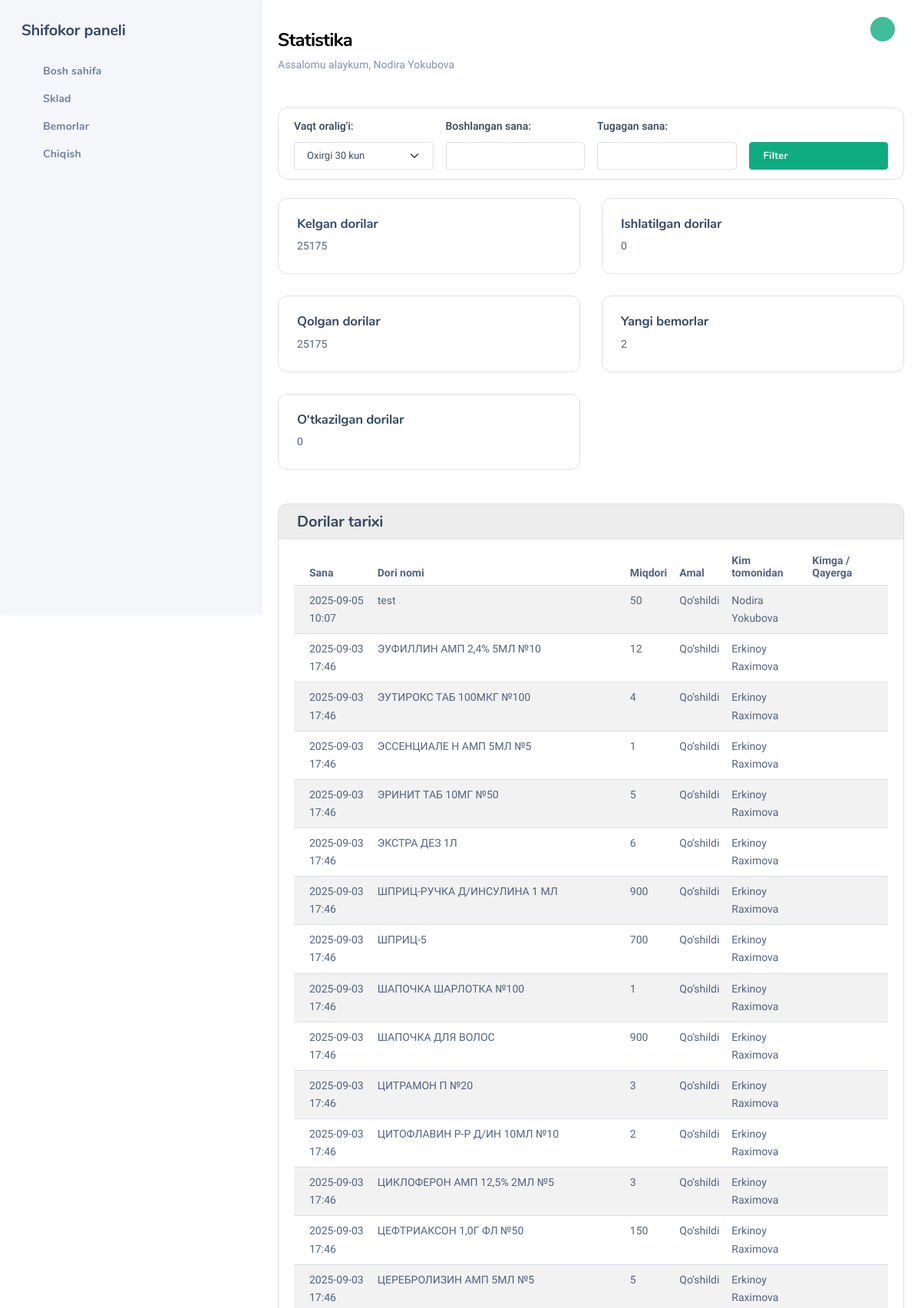
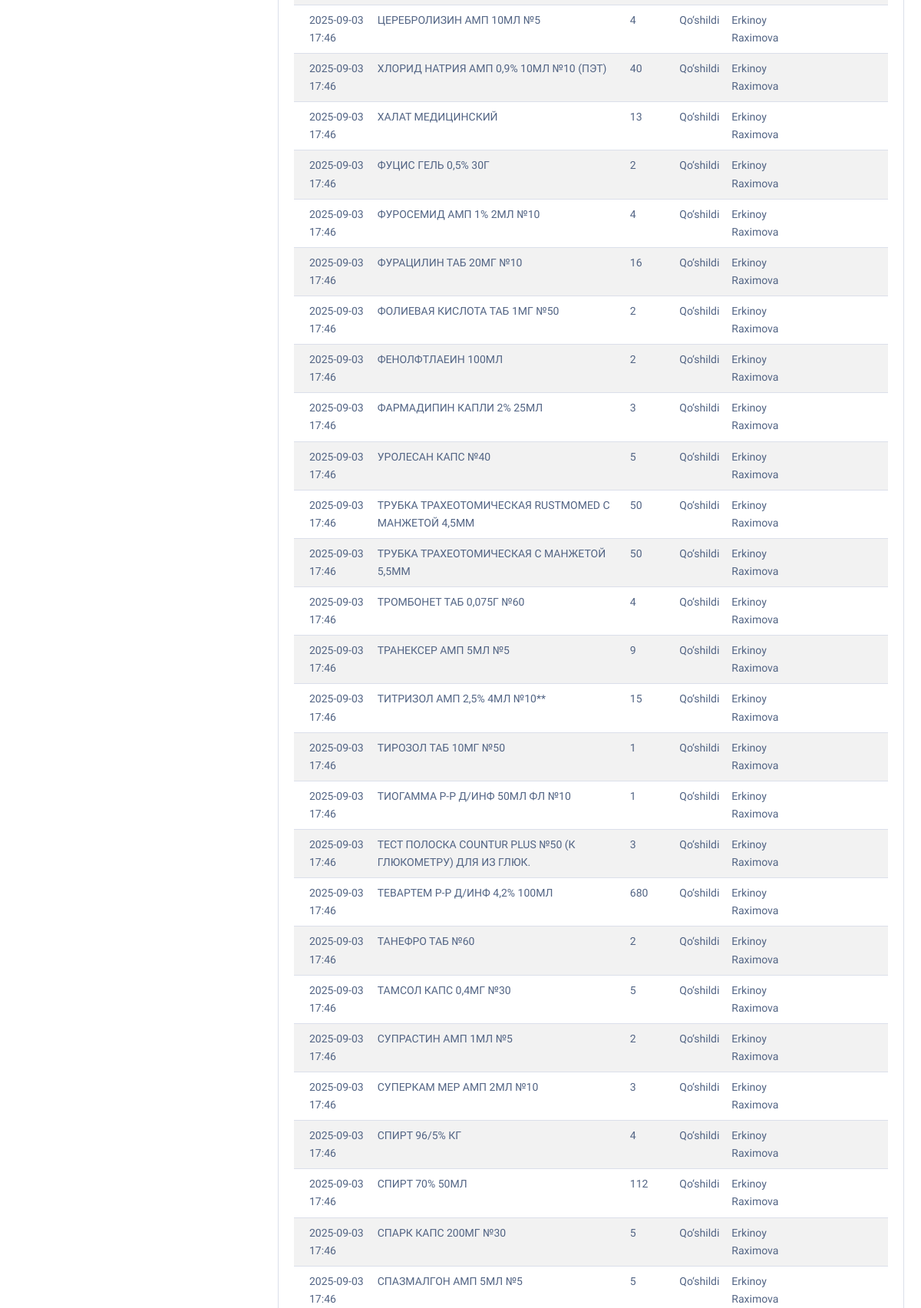
/stats/ (signed in, upper part), run on the app's committed database (2 pictures, top to bottom).
### main/models.py (models this page shows, shortened)
class CustomUser(AbstractUser):
    ROLE_CHOICES = (
        ('admin', 'Admin'),
        ('staff', 'Staff'),
        ('doctor', 'Doctor'),
    )
    role = models.CharField(max_length=20, choices=ROLE_CHOICES, default='staff')
    place = models.ManyToManyField(Place, blank=True)
    who = models.CharField(max_length=100, blank=True, null=True)
    class Meta:
        verbose_name = "Foydalanuvchi"
        verbose_name_plural = "Foydalanuvchilar"

class MedicineHistory(models.Model):
    ACTION_CHOICES = (
        ('added', 'Qo‘shildi'),
        ('transferred', 'Chiqarildi'),
    )
    medicine = models.ForeignKey(Medicine, on_delete=models.CASCADE)
    user = models.ForeignKey(CustomUser, on_delete=models.CASCADE)  # kim amalga oshirgan
    to_user = models.ForeignKey(CustomUser, on_delete=models.CASCADE, blank=True, null=True, related_name='received_medicine')
    to_patient = models.ForeignKey(Patient, on_delete=models.CASCADE, blank=True, null=True, related_name="received_medicines")  # CustomUser emas # agar chiqarilgan bo‘lsa
    quantity = models.IntegerField()
    action = models.CharField(max_length=20, choices=ACTION_CHOICES)
    to_place = models.ForeignKey(Place, on_delete=models.SET_NULL, null=True, blank=True)
    created_at = models.DateTimeField(auto_now_add=True)
    class Meta:
        ordering = ['-created_at']
        verbose_name = "Dori tarixi"
        verbose_name_plural = "Dori tarixi"

class Medicine(models.Model):
    CATEGORY_CHOICES = [
        ('---', '---'),
        ('tablet', 'Tabletkalar'),
        ('syrup', 'Sirop'),
        ('vitamin', 'Vitamin'),
        ('inhaler', 'Ingalator'),
    ]
    name = models.CharField(max_length=100)
    generic_name = models.CharField(max_length=100, blank=True, null=True)
    weight = models.CharField(max_length=50, blank=True, null=True)
    category = models.CharField(max_length=50, choices=CATEGORY_CHOICES, default='---',blank=True,null=True)
    price = models.DecimalField(max_digits=10, decimal_places=2)  # Quti narxi
    box_quantity = models.PositiveIntegerField(default=1)  # Qutidagi dona soni
    quantity = models.PositiveIntegerField(default=0)  # Qutining soni (omborda nechta quti bor)
    extra_units = models.PositiveIntegerField(default=0) # Qutilardan tashqari qolgan donalar
    expiry_date = models.DateField(blank=True, null=True)
    owner = models.ForeignKey("CustomUser", on_delete=models.CASCADE, null=True, blank=True)
    created_at = models.DateTimeField(auto_now_add=True)
    place = models.ForeignKey("Place", on_delete=models.CASCADE, null=True, blank=True)
    class Meta:
        ordering = ['-created_at']
        verbose_name = "Dori"
        verbose_name_plural = "Dorilar"

### main/views.py (the view, shortened to what this page needs)
# urls.py: path('stats/',stats_view, name='dashboard_stats'),
@login_required
def stats_view(request):
    start_str = request.GET.get('start_date')
    end_str = request.GET.get('end_date')
    period = request.GET.get('period') or '30'
    today = datetime.today().date()
    if period in ['7', '1', '30'] and not (start_str and end_str):
        if period == '7':
            start_date = today - timedelta(days=7)
            end_date = today
        elif period == '1':
            start_date = end_date = today
        else:  # default 30 kun
            start_date = today - timedelta(days=30)
            end_date = today
    else:
        start_date = today - timedelta(days=30)
        end_date = today
    incoming = Medicine.objects.filter(
        created_at__date__range=(start_date, end_date)
    ).aggregate(total=Sum('quantity'))['total'] or 0
    used = PatientMedicine.objects.filter(
        date__date__range=(start_date, end_date)
    ).annotate(
        total_quantity=ExpressionWrapper(
            F('boxes_given') * F('medicine__box_quantity') + F('units_given'),
            output_field=IntegerField()
        )
    ).aggregate(total=Sum('total_quantity'))['total'] or 0
    transferred = MedicineHistory.objects.filter(
        action='transferred',
        created_at__date__range=(start_date, end_date)
    ).aggregate(total=Sum('quantity'))['total'] or 0
    remaining = Medicine.objects.aggregate(
        total=Sum('quantity')
    )['total'] or 0
    new_patients = Patient.objects.filter(
        created_at__date__range=(start_date, end_date)
    ).count()
    history = MedicineHistory.objects.filter(
        created_at__date__range=(start_date, end_date)
    ).select_related('medicine', 'user', 'to_user', 'to_place').order_by('-created_at')
    context = {
        'incoming': incoming,
        'used': used,
        'transferred': transferred,
        'remaining': remaining,
        'new_patients': new_patients,
        'start_date': start_date,
        'end_date': end_date,
        'period': period,
        'history': history
    }
    return render(request, 'admindashboard.html', context)

### templates/admindashboard.html (shortened to what this page needs)
{% extends "base.html" %}
{% block content %}
<link rel="stylesheet" href="https://cdn.jsdelivr.net/npm/flatpickr/dist/flatpickr.min.css">
<div class="nk-content container-fluid">
  <div class="nk-content-inner">
    <div class="nk-content-body">
      <div class="nk-block-head nk-block-head-sm mb-3">
        <div class="nk-block-between align-items-center">
          <div class="nk-block-head-content">
            <h3 class="nk-block-title page-title">Statistika</h3>
            <div class="nk-block-des text-soft">
              <p>Assalomu alaykum,
                {% if request.user.get_full_name %}
                  {{ request.user.get_full_name }}
                {% else %}
                  {{ request.user.username }}
                {% endif %}
              </p>
            </div>
          </div>
        </div>
      </div>
      <div class="card mb-4">
        <div class="card-body">
          <form method="get" class="row g-3 align-items-end">
            <div class="col-md-3">
              <label class="form-label">Vaqt oralig'i:</label>
              <select name="period" onchange="this.form.submit()" class="form-select">
                <option value="30" {% if period == '30' %}selected{% endif %}>Oxirgi 30 kun</option>
              </select>
            </div>
            <div class="col-md-3">
              <label class="form-label">Boshlangan sana:</label>
              <input type="text" id="start_date" name="start_date"
                    value="{{ request.GET.start_date|default_if_none:'' }}"
                    class="form-control">
            </div>
            <div class="col-md-3">
              <label class="form-label">Tugagan sana:</label>
              <input type="text" id="end_date" name="end_date"
                    value="{{ request.GET.end_date|default_if_none:'' }}"
                    class="form-control">
            </div>
            <div class="col-md-3">
              <button type="submit" class="btn btn-primary w-100">Filter</button>
            </div>
          </form>
        </div>
      </div>
      <div class="nk-block">
        <div class="row g-gs">
          <div class="col-xxl-3 col-sm-6">
            <div class="card"><div class="card-inner"><h6 class="title">Kelgan dorilar</h6><div class="amount">{{ incoming }}</div></div></div>
          </div>
          <div class="col-xxl-3 col-sm-6">
            <div class="card"><div class="card-inner"><h6 class="title">Ishlatilgan dorilar</h6><div class="amount">{{ used }}</div></div></div>
          </div>
          <div class="col-xxl-3 col-sm-6">
            <div class="card"><div class="card-inner"><h6 class="title">Qolgan dorilar</h6><div class="amount">{{ remaining }}</div></div></div>
          </div>
          <div class="col-xxl-3 col-sm-6">
            <div class="card"><div class="card-inner"><h6 class="title">Yangi bemorlar</h6><div class="amount">{{ new_patients }}</div></div></div>
          </div>
          <div class="col-xxl-3 col-sm-6">
            <div class="card"><div class="card-inner"><h6 class="title">O‘tkazilgan dorilar</h6><div class="amount">{{ transferred }}</div></div></div>
          </div>
        </div>
      </div>
      <div class="card mt-5">
        <div class="card-header"><h5>Dorilar tarixi</h5></div>
        <div class="card-body table-responsive">
          <table class="table table-striped">
            <thead>
              <tr>
                <th>Sana</th>
                <th>Dori nomi</th>
                <th>Miqdori</th>
                <th>Amal</th>
                <th>Kim tomonidan</th>
                <th>Kimga / Qayerga</th>
              </tr>
            </thead>
            <tbody>
              {% for item in history %}
              <tr>
                <td>{{ item.created_at|date:"Y-m-d H:i" }}</td>
                <td>{{ item.medicine.name }}</td>
                <td>{{ item.quantity }}</td>
                <td>{{ item.get_action_display }}</td>
                <td>{{ item.user.get_full_name|default:item.user.username }}</td>
                <td>
                </td>
              </tr>
              {% empty %}
              <tr><td colspan="6" class="text-center">Ma'lumot yo‘q</td></tr>
              {% endfor %}
            </tbody>
          </table>
        </div>
      </div>
    </div>
  </div>
</div>
{% endblock %}

### templates/admindashboard.html (style rules this page uses)
h3.nk-block-title.page-title { margin-top: 25px !important; position: relative !important; z-index: 9999 !important; display: block !important; overflow: visible !important; color: black !important; font-size: 24px !important; }

### data on the page
CustomUser: user.get_full_name "Nodira Yokubova"
MedicineHistory: created_at "2025-09-05 10:07", medicine.name "test", quantity "50", action "Qo‘shildi", user.get_full_name "Nodira Yokubova"
MedicineHistory: created_at "2025-09-03 17:46", medicine.name "ЭУФИЛЛИН АМП 2,4% 5МЛ №10", quantity "12", action "Qo‘shildi", user.get_full_name "Erkinoy Raximova"
MedicineHistory: created_at "2025-09-03 17:46", medicine.name "ЭУТИРОКС ТАБ 100МКГ №100", quantity "4", action "Qo‘shildi", user.get_full_name "Erkinoy Raximova"
MedicineHistory: created_at "2025-09-03 17:46", medicine.name "ЭССЕНЦИАЛЕ Н АМП 5МЛ №5", quantity "1", action "Qo‘shildi", user.get_full_name "Erkinoy Raximova"
MedicineHistory: created_at "2025-09-03 17:46", medicine.name "ЭРИНИТ ТАБ 10МГ №50", quantity "5", action "Qo‘shildi", user.get_full_name "Erkinoy Raximova"
MedicineHistory: created_at "2025-09-03 17:46", medicine.name "ЭКСТРА ДЕЗ 1Л", quantity "6", action "Qo‘shildi", user.get_full_name "Erkinoy Raximova"
MedicineHistory: created_at "2025-09-03 17:46", medicine.name "ШПРИЦ-РУЧКА Д/ИНСУЛИНА 1 МЛ", quantity "900", action "Qo‘shildi", user.get_full_name "Erkinoy Raximova"
MedicineHistory: created_at "2025-09-03 17:46", medicine.name "ШПРИЦ-5", quantity "700", action "Qo‘shildi", user.get_full_name "Erkinoy Raximova"
MedicineHistory: created_at "2025-09-03 17:46", medicine.name "ШАПОЧКА ШАРЛОТКА №100", quantity "1", action "Qo‘shildi", user.get_full_name "Erkinoy Raximova"
MedicineHistory: created_at "2025-09-03 17:46", medicine.name "ШАПОЧКА ДЛЯ ВОЛОС", quantity "900", action "Qo‘shildi", user.get_full_name "Erkinoy Raximova"
MedicineHistory: created_at "2025-09-03 17:46", medicine.name "ЦИТРАМОН П №20", quantity "3", action "Qo‘shildi", user.get_full_name "Erkinoy Raximova"
MedicineHistory: created_at "2025-09-03 17:46", medicine.name "ЦИТОФЛАВИН Р-Р Д/ИН 10МЛ №10", quantity "2", action "Qo‘shildi", user.get_full_name "Erkinoy Raximova"
MedicineHistory: created_at "2025-09-03 17:46", medicine.name "ЦИКЛОФЕРОН АМП 12,5% 2МЛ №5", quantity "3", action "Qo‘shildi", user.get_full_name "Erkinoy Raximova"
MedicineHistory: created_at "2025-09-03 17:46", medicine.name "ЦЕФТРИАКСОН 1,0Г ФЛ №50", quantity "150", action "Qo‘shildi", user.get_full_name "Erkinoy Raximova"
MedicineHistory: created_at "2025-09-03 17:46", medicine.name "ЦЕРЕБРОЛИЗИН АМП 5МЛ №5", quantity "5", action "Qo‘shildi", user.get_full_name "Erkinoy Raximova"
MedicineHistory: created_at "2025-09-03 17:46", medicine.name "ЦЕРЕБРОЛИЗИН АМП 10МЛ №5", quantity "4", action "Qo‘shildi", user.get_full_name "Erkinoy Raximova"
MedicineHistory: created_at "2025-09-03 17:46", medicine.name "ХЛОРИД НАТРИЯ АМП 0,9% 10МЛ №10 (ПЭТ)", quantity "40", action "Qo‘shildi", user.get_full_name "Erkinoy Raximova"
MedicineHistory: created_at "2025-09-03 17:46", medicine.name "ХАЛАТ МЕДИЦИНСКИЙ", quantity "13", action "Qo‘shildi", user.get_full_name "Erkinoy Raximova"
MedicineHistory: created_at "2025-09-03 17:46", medicine.name "ФУЦИС ГЕЛЬ 0,5% 30Г", quantity "2", action "Qo‘shildi", user.get_full_name "Erkinoy Raximova"
MedicineHistory: created_at "2025-09-03 17:46", medicine.name "ФУРОСЕМИД АМП 1% 2МЛ №10", quantity "4", action "Qo‘shildi", user.get_full_name "Erkinoy Raximova"
MedicineHistory: created_at "2025-09-03 17:46", medicine.name "ФУРАЦИЛИН ТАБ 20МГ №10", quantity "16", action "Qo‘shildi", user.get_full_name "Erkinoy Raximova"
MedicineHistory: created_at "2025-09-03 17:46", medicine.name "ФОЛИЕВАЯ КИСЛОТА ТАБ 1МГ №50", quantity "2", action "Qo‘shildi", user.get_full_name "Erkinoy Raximova"
MedicineHistory: created_at "2025-09-03 17:46", medicine.name "ФЕНОЛФТЛАЕИН 100МЛ", quantity "2", action "Qo‘shildi", user.get_full_name "Erkinoy Raximova"
MedicineHistory: created_at "2025-09-03 17:46", medicine.name "ФАРМАДИПИН КАПЛИ 2% 25МЛ", quantity "3", action "Qo‘shildi", user.get_full_name "Erkinoy Raximova"
MedicineHistory: created_at "2025-09-03 17:46", medicine.name "УРОЛЕСАН КАПС №40", quantity "5", action "Qo‘shildi", user.get_full_name "Erkinoy Raximova"
MedicineHistory: created_at "2025-09-03 17:46", medicine.name "ТРУБКА ТРАХЕОТОМИЧЕСКАЯ RUSTMOMED С МАНЖЕТОЙ 4,5ММ", quantity "50", action "Qo‘shildi", user.get_full_name "Erkinoy Raximova"
MedicineHistory: created_at "2025-09-03 17:46", medicine.name "ТРУБКА ТРАХЕОТОМИЧЕСКАЯ С МАНЖЕТОЙ 5,5ММ", quantity "50", action "Qo‘shildi", user.get_full_name "Erkinoy Raximova"
MedicineHistory: created_at "2025-09-03 17:46", medicine.name "ТРОМБОНЕТ ТАБ 0,075Г №60", quantity "4", action "Qo‘shildi", user.get_full_name "Erkinoy Raximova"
MedicineHistory: created_at "2025-09-03 17:46", medicine.name "ТРАНЕКСЕР АМП 5МЛ №5", quantity "9", action "Qo‘shildi", user.get_full_name "Erkinoy Raximova"
MedicineHistory: created_at "2025-09-03 17:46", medicine.name "ТИТРИЗОЛ АМП 2,5% 4МЛ №10**", quantity "15", action "Qo‘shildi", user.get_full_name "Erkinoy Raximova"
MedicineHistory: created_at "2025-09-03 17:46", medicine.name "ТИРОЗОЛ ТАБ 10МГ №50", quantity "1", action "Qo‘shildi", user.get_full_name "Erkinoy Raximova"
MedicineHistory: created_at "2025-09-03 17:46", medicine.name "ТИОГАММА Р-Р Д/ИНФ 50МЛ ФЛ №10", quantity "1", action "Qo‘shildi", user.get_full_name "Erkinoy Raximova"
MedicineHistory: created_at "2025-09-03 17:46", medicine.name "ТЕСТ ПОЛОСКА COUNTUR PLUS №50 (К ГЛЮКОМЕТРУ) ДЛЯ ИЗ ГЛЮК.", quantity "3", action "Qo‘shildi", user.get_full_name "Erkinoy Raximova"
MedicineHistory: created_at "2025-09-03 17:46", medicine.name "ТЕВАРТЕМ Р-Р Д/ИНФ 4,2% 100МЛ", quantity "680", action "Qo‘shildi", user.get_full_name "Erkinoy Raximova"
MedicineHistory: created_at "2025-09-03 17:46", medicine.name "ТАНЕФРО ТАБ №60", quantity "2", action "Qo‘shildi", user.get_full_name "Erkinoy Raximova"
MedicineHistory: created_at "2025-09-03 17:46", medicine.name "ТАМСОЛ КАПС 0,4МГ №30", quantity "5", action "Qo‘shildi", user.get_full_name "Erkinoy Raximova"
MedicineHistory: created_at "2025-09-03 17:46", medicine.name "СУПРАСТИН АМП 1МЛ №5", quantity "2", action "Qo‘shildi", user.get_full_name "Erkinoy Raximova"
MedicineHistory: created_at "2025-09-03 17:46", medicine.name "СУПЕРКАМ МЕР АМП 2МЛ №10", quantity "3", action "Qo‘shildi", user.get_full_name "Erkinoy Raximova"
MedicineHistory: created_at "2025-09-03 17:46", medicine.name "СПИРТ 96/5% КГ", quantity "4", action "Qo‘shildi", user.get_full_name "Erkinoy Raximova"
MedicineHistory: created_at "2025-09-03 17:46", medicine.name "СПИРТ 70% 50МЛ", quantity "112", action "Qo‘shildi", user.get_full_name "Erkinoy Raximova"
MedicineHistory: created_at "2025-09-03 17:46", medicine.name "СПАРК КАПС 200МГ №30", quantity "5", action "Qo‘shildi", user.get_full_name "Erkinoy Raximova"
MedicineHistory: created_at "2025-09-03 17:46", medicine.name "СПАЗМАЛГОН АМП 5МЛ №5", quantity "5", action "Qo‘shildi", user.get_full_name "Erkinoy Raximova"

### other printed values
{{ incoming }} "25175"
{{ used }} "0"
{{ remaining }} "25175"
{{ new_patients }} "2"
{{ transferred }} "0"
